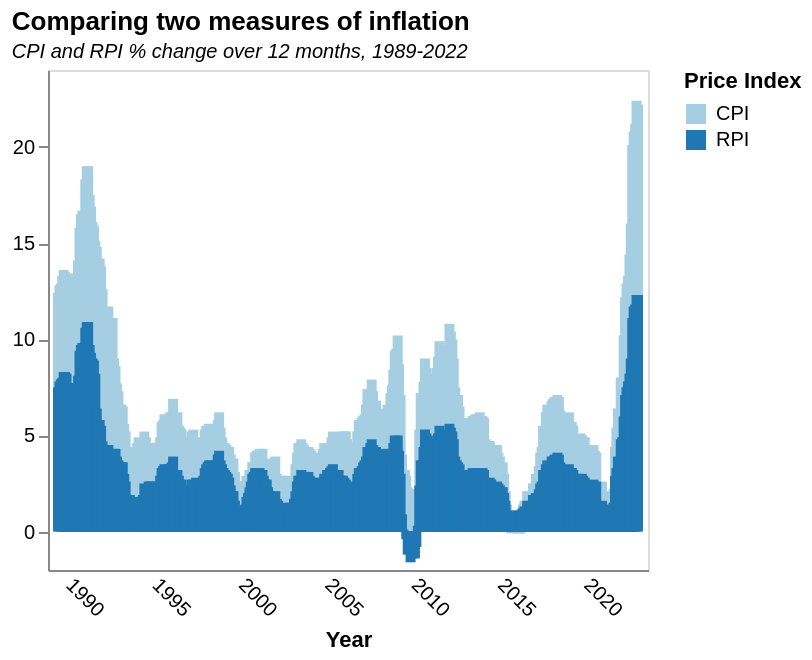

The specification (Vega-Lite) saved for this image:
### Vega-Lite specification from a JSON file in a GitHub repository (floating-point values rounded to 4 significant figures; data arrays with more than 128 entries replaced by an {"elided": "..."} marker saying what was removed)
{"$schema": "https://vega.github.io/schema/vega-lite/v5.json", "title": {"text": "Comparing two measures of inflation ", "subtitle": "CPI and RPI % change over 12 months, 1989-2022 ", "subtitleFontStyle": "italic", "subtitleFontSize": 10, "anchor": "start", "color": "black"}, "data": {"values": {"elided": "808 records"}}, "height": 250, "width": 300, "mark": {"type": "bar"}, "encoding": {"x": {"field": "Date", "type": "temporal", "axis": {"title": "Year", "grid": false, "ticks": false, "labelAngle": 45}}, "y": {"field": "Value", "type": "quantitative", "axis": {"title": "", "grid": false}}, "color": {"field": "Price Index", "type": "nominal", "scale": {"scheme": "paired"}}}}
